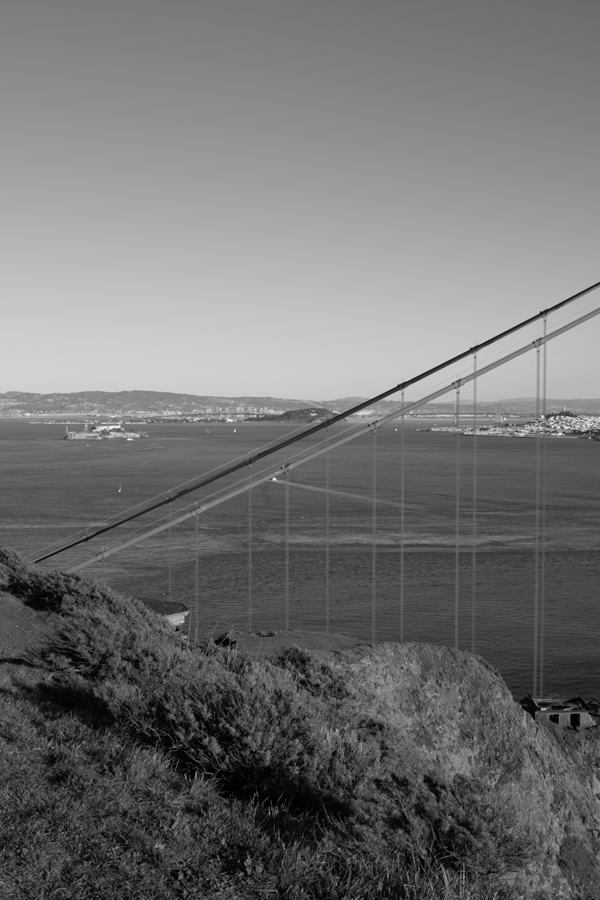
#> input picture data/goldengate/goldengate-00.png, 600 x 900 px; its folder holds 4 pictures in this run
$ python ransac.py   (Python 2 division)
#> lines starting #> are read from the running program, lines starting #| are printed output that depends on the picture; after the words box and inside, x2 and y2 are one past the last pixel; in counts of white or black regions, pixels touching at a corner belong together
# Edip Kemal Sardogan
# 240201026
import numpy as np
import cv2 as cv

image_number=6
path="../data/goldengate/goldengate-0{}.png"
homography_path="../data/goldengate/h_{}-{}.txt"
inl_img_path="../data/goldengate/inliers_{}-{}.png"
inl_path="../data/goldengate/inliers_{}-{}.txt"
for i in range(image_number-1):
    img1 = cv.imread(path.format(i),0)
#> img1 is the input picture: shape (900, 600); min 0, max 249, mean 113.3
    img2 = cv.imread(path.format(i+1),0)
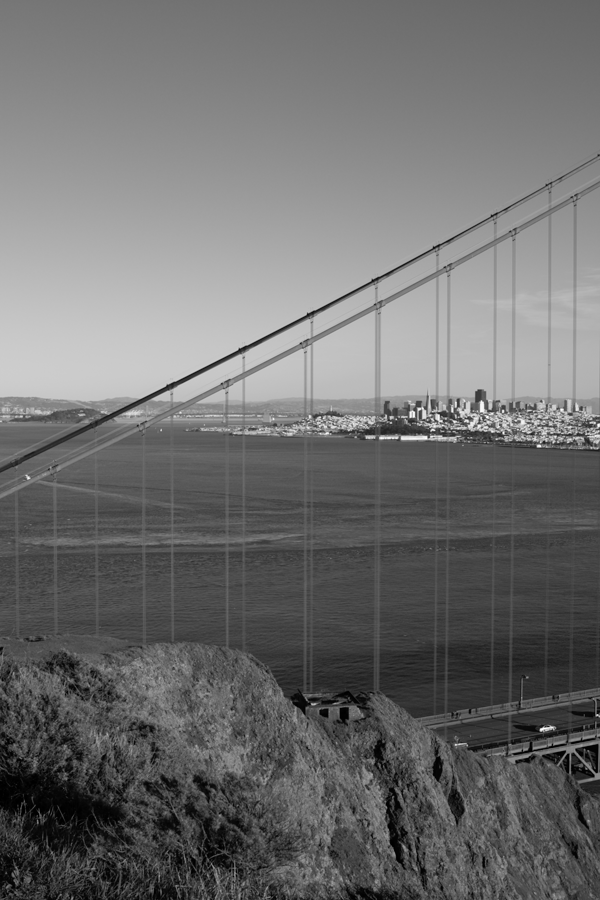
#> input picture data/goldengate/goldengate-01.png, 600 x 900 px
#> img2 is the input picture: shape (900, 600); min 0, max 255, mean 110.4
    img11 = cv.imread(path.format(i))
    img22= cv.imread(path.format(i+1))
    sift = cv.SIFT_create()

    kp1, des1 = sift.detectAndCompute(img1,None)
#> kp1 = 2735 keypoints; strongest (x, y, size): (274, 479, 2.1), (542, 417, 2), (476, 348, 4.4), (542, 709, 2)
    kp2, des2 = sift.detectAndCompute(img2,None)
#> kp2 = 2465 keypoints; strongest (x, y, size): (541, 729, 2.4), (539, 446, 2.4), (419, 409, 2.1), (412, 414, 4.4)

    FLANN_INDEX_KDTREE = 1

    index_params = dict(algorithm = FLANN_INDEX_KDTREE, trees = 5)
    search_params = dict(checks = 50)
    flann = cv.FlannBasedMatcher(index_params, search_params)
    matches = flann.knnMatch(des1,des2,k=2)
#> matches = 2735 matches

    f=open(inl_path.format(i,i+1),"w")
    match = []
    for m,n in matches:
        if m.distance < 0.6*n.distance:
            match.append(m)
            f.write("{},{}\n".format(m.queryIdx, m.trainIdx))
#> after the loop, match = 774 matches

    f.close()


    src_pts = np.float32([ kp1[m.queryIdx].pt for m in match ]).reshape(-1,1,2)
#> src_pts = 774 rows, first 8: [240.7, 754.8], [241.3, 873.7], [241.4, 665.6], [242.1, 409.2], [242.2, 415.8], [243, 869], [244.2, 693.1], [245, 456.6]
    dst_pts = np.float32([ kp2[m.trainIdx].pt for m in match ]).reshape(-1,1,2)
#> dst_pts = 774 rows, first 8: [6.96, 763.4], [8.61, 885.8], [8.08, 672.1], [7.72, 409.6], [7.94, 416.3], [10.64, 880.9], [9.82, 699.8], [11.03, 458]
    M, mask = cv.findHomography(src_pts, dst_pts, cv.RANSAC,5.0)
#> M = [[1.08, 0.00418, -255.8], [0.0475, 1.04, -15.95], [0.000129, -9.38e-06, 1]]; mask = 774 values, max 1 at index 0, min 0 at index 270, mean 0.994

    f=open(homography_path.format(i,i+1),"w")
    for a in M:
        f.write("{}\n".format(a))
#> this loop made 3 passes

    f.close()
    matchesMask = mask.ravel().tolist()
#> matchesMask has the same summary as mask
    h,w = img1.shape
#> h = 900; w = 600
    pts = np.float32([ [0,0],[0,h-1],[w-1,h-1],[w-1,0] ]).reshape(-1,1,2)
#> pts = [[0, 0], [0, 899], [599, 899], [599, 0]]
    dst = cv.perspectiveTransform(pts,M)
#> dst = [[-255.8, -15.95], [-254.2, 928.4], [368.5, 887.7], [362.2, 11.61]]
    img2 = cv.polylines(img2,[np.int32(dst)],True,255,3, cv.LINE_AA)
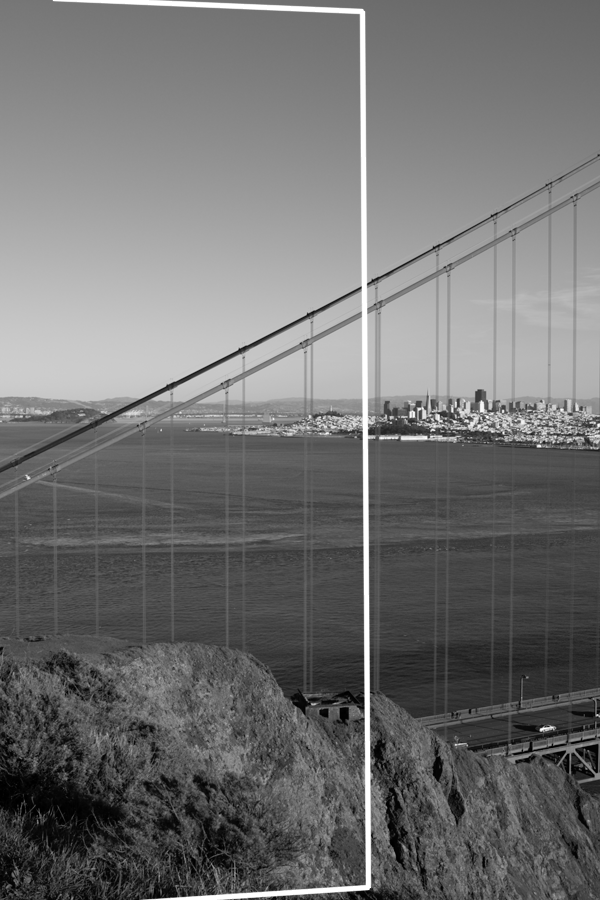
#> img2: shape (900, 600); 1.73% of pixels changed, all inside (x1, y1, x2, y2) = (52, 0, 372, 900)

    draw_params = dict(matchColor = (0,255,0), # draw matches in green color
                       singlePointColor = None,
                       matchesMask = matchesMask, # draw only inliers
                       flags = 2)
#> draw_params = 4 items
    img3 = cv.drawMatches(img1,kp1,img2,kp2,match,None,**draw_params)
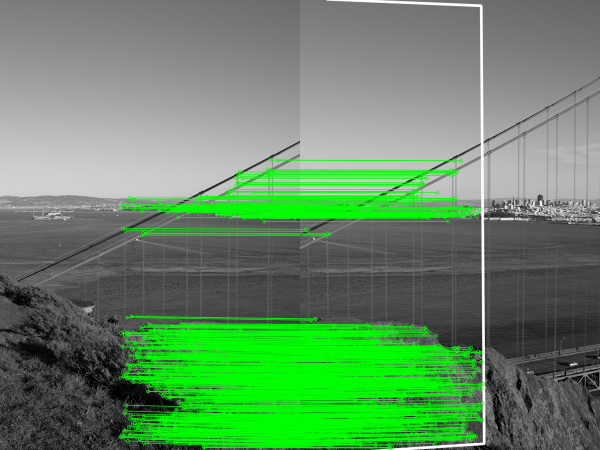
#> img3: shape (900, 1200, 3) (shown at 1/2 size); mean of channels 0, 1, 2 99.7, 138.7, 99.7; drawn as B, G, R
    cv.imwrite(inl_img_path.format(i,i+1),img3)
#> pass 2 of the loop `for i in range(image_number-1):`:
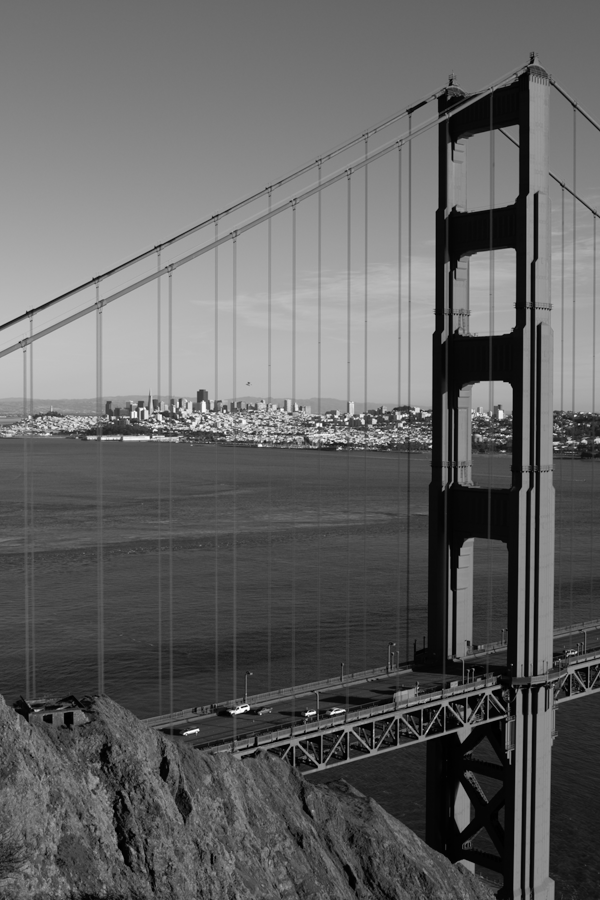
#> input picture data/goldengate/goldengate-02.png, 600 x 900 px
#> img2 is the input picture: shape (900, 600); min 0, max 255, mean 98.5
#> kp1 has the same summary as kp2
#> kp2 = 2486 keypoints; strongest (x, y, size): (430, 446, 1.9), (314, 712, 2), (332, 713, 2.2), (306, 714, 2)
#> matches = 2465 matches
#> after the loop `for m,n in matches:`: match = 757 matches
#> src_pts = 757 rows, first 8: [175.4, 380], [223, 391], [224.7, 385.4], [229.9, 382.6], [243.6, 365.3], [243.6, 365.3], [246.1, 369.4], [247.2, 343.9]
#> dst_pts = 757 rows, first 8: [100.6, 274.1], [20.84, 349.5], [22.88, 343.9], [28.01, 341.1], [31.09, 329], [31.09, 329], [156.1, 279.4], [100.6, 274.1]
#> M = [[1.1, 0.0139, -317], [0.069, 1.08, -29.81], [0.000174, -8.11e-07, 1]]; mask = 757 values, max 1 at index 9, min 0 at index 0, mean 0.978
#> the loop `for a in M:` made 3 passes
#> matchesMask has the same summary as mask
#> dst = [[-317, -29.81], [-304.7, 937.5], [323.6, 886.4], [312.1, 10.42]]
#> `img2 = cv.polylines(img2,[np.int32(dst)],True,255,3, cv.LINE_AA)`:
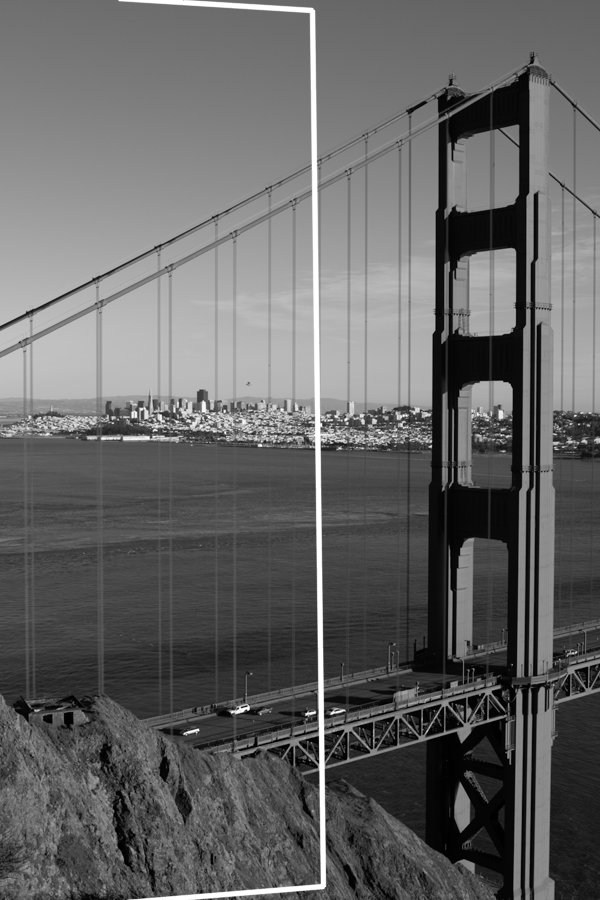
#> img2: shape (900, 600); 1.56% of pixels changed, all inside (x1, y1, x2, y2) = (118, 0, 327, 900)
#> `img3 = cv.drawMatches(img1,kp1,img2,kp2,match,None,**draw_params)`:
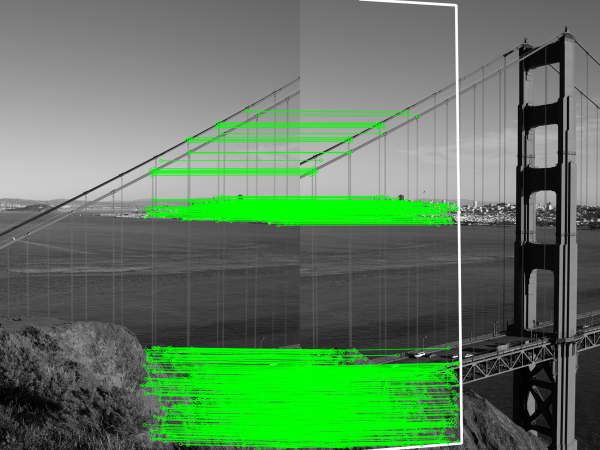
#> img3: shape (900, 1200, 3) (shown at 1/2 size); mean of channels 0, 1, 2 94, 124.3, 94; drawn as B, G, R
#> pass 3 of the loop `for i in range(image_number-1):`:
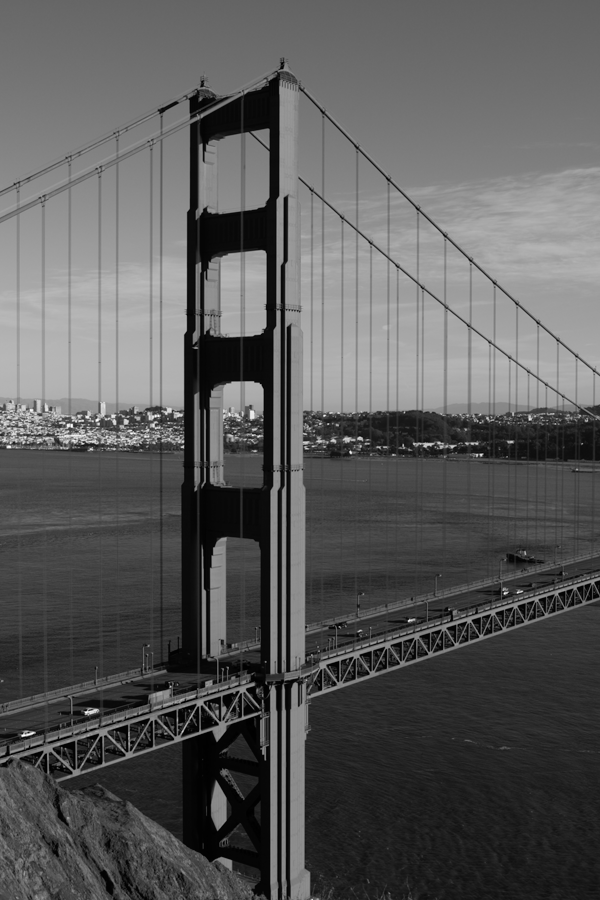
#> input picture data/goldengate/goldengate-03.png, 600 x 900 px
#> img2 is the input picture: shape (900, 600); min 0, max 255, mean 89.9
#> kp1 has the same summary as kp2
#> kp2 = 1963 keypoints; strongest (x, y, size): (350, 452, 1.9), (481, 455, 2), (23, 735, 2.1), (183, 447, 1.9)
#> matches = 2486 matches
#> after the loop `for m,n in matches:`: match = 872 matches
#> src_pts = 872 rows, first 8: [213.5, 223.6], [251.5, 744.3], [252.9, 852], [255.3, 744.9], [255.3, 744.9], [255.6, 859], [255.7, 739], [255.7, 739]
#> dst_pts = 872 rows, first 8: [40.16, 204.6], [3.58, 753.4], [6.47, 864.1], [7.34, 753.8], [7.34, 753.8], [9.46, 871.2], [7.68, 747.5], [7.68, 747.5]
#> M = [[1.09, 0.0114, -279.9], [0.0611, 1.07, -26.5], [0.000154, 2.85e-06, 1]]; mask = 872 values, max 1 at index 1, min 0 at index 0, mean 0.991
#> the loop `for a in M:` made 3 passes
#> matchesMask has the same summary as mask
#> dst = [[-279.9, -26.5], [-268.9, 931.8], [351.6, 886.9], [343, 9.26]]
#> `img2 = cv.polylines(img2,[np.int32(dst)],True,255,3, cv.LINE_AA)`:
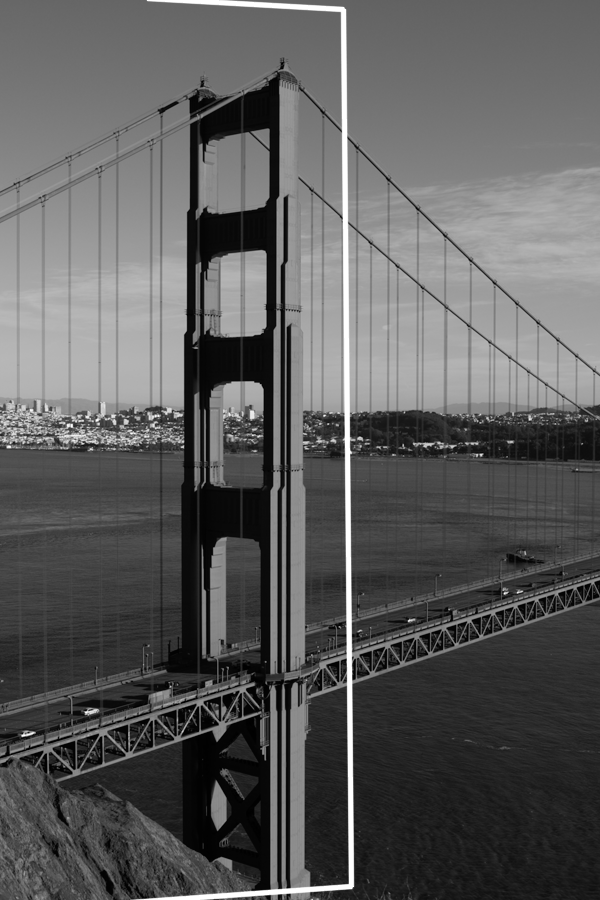
#> img2: shape (900, 600); 1.59% of pixels changed, all inside (x1, y1, x2, y2) = (129, 0, 355, 900)
#> `img3 = cv.drawMatches(img1,kp1,img2,kp2,match,None,**draw_params)`:
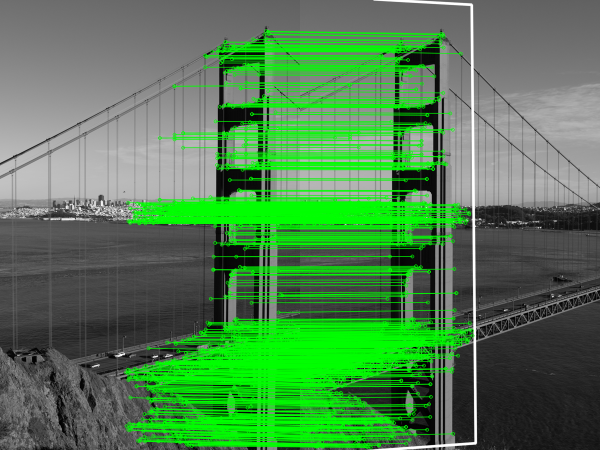
#> img3: shape (900, 1200, 3) (shown at 1/2 size); mean of channels 0, 1, 2 79.8, 128.1, 79.8; drawn as B, G, R
#> (the run stopped early here; a loop or call above may not have finished)
